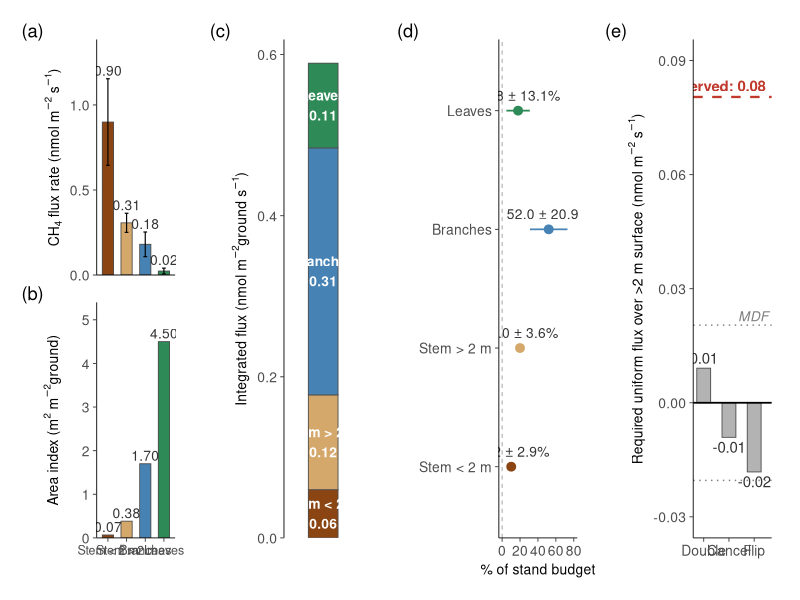
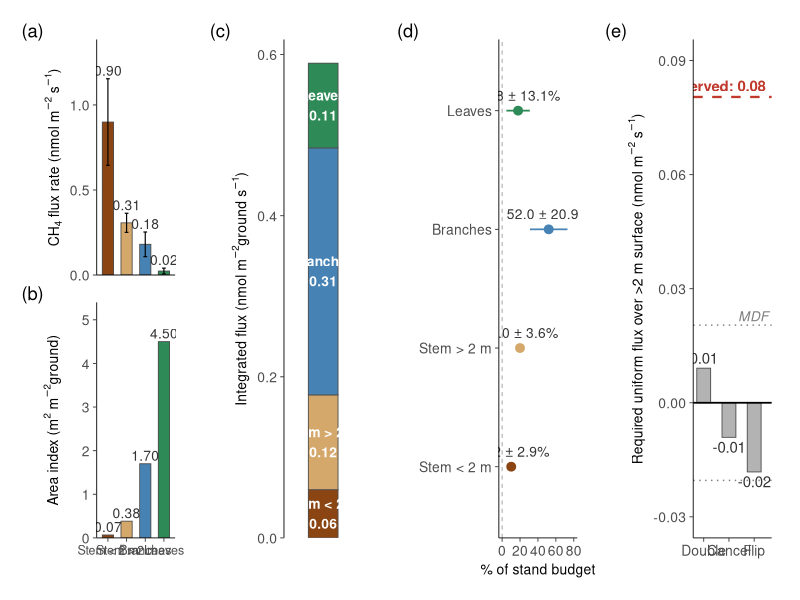

Generate these figures, in order, with R:
#!/usr/bin/env Rscript
# =============================================================================
# figure_sensitivity_breakeven.R
#
# Sensitivity analysis: stand-level CH₄ budget with vertical truncation at 2 m.
#
# All areas are expressed per m² ground area using Whittaker & Woodwell (1967)
# surface area indices for a temperate deciduous forest:
#   stem bark   = 0.45 m² / m² ground
#   branch bark = 1.70 m² / m² ground
#   LAI         = 4.5  m² / m² ground
#
# The cone taper model (26 m tree, 40 cm DBH) is used ONLY to partition the
# 0.45 m² of stem bark into below-2m vs above-2m fractions. Branches and
# leaves are entirely above 2 m.
#
# Part 1 — STAND-LEVEL BUDGET
#   Multiply observed per-tissue CH₄ flux rates by literature surface area
#   indices to get integrated flux per m² ground for each compartment:
#     (a) stem < 2 m
#     (b) stem ≥ 2 m
#     (c) branches
#     (d) leaves
#
# Part 2 — BREAK-EVEN THRESHOLDS
#   What uniform average flux rate across ALL >2 m surfaces would be needed to:
#     DOUBLE  — double the <2 m integrated emission
#     CANCEL  — exactly offset the <2 m emission (net = 0)
#     FLIP    — make the stand a net sink equal in magnitude to <2 m source
#
# Output: figure_sensitivity_breakeven.pdf/.png + tables to console
# =============================================================================

library(ggplot2)
library(dplyr)
library(tidyr)
library(patchwork)

# ═══════════════════════════════════════════════════════════════════════════════
# 1. SURFACE AREA INDICES (per m² ground)
# ═══════════════════════════════════════════════════════════════════════════════

# Whittaker & Woodwell (1967) stand-level indices
stem_bark_index   <- 0.45   # m² stem bark  / m² ground
branch_bark_index <- 1.70   # m² branch bark / m² ground
leaf_area_index   <- 4.5    # m² leaf / m² ground

# ── Cone taper model (only used to split stem into <2m / ≥2m) ───────────────
# Representative canopy tree: 26 m tall, 40 cm DBH
tree_height      <- 26      # m
dbh              <- 0.40    # m
dbh_height       <- 1.37    # m
base_radius      <- dbh / 2
height_above_dbh <- tree_height - dbh_height

radius_at <- function(h) {
  pmax(0, base_radius * (tree_height - h) / height_above_dbh)
}

cone_lateral_area <- function(h1, h2) {
  r1 <- radius_at(h1)
  r2 <- radius_at(h2)
  slant <- sqrt((h2 - h1)^2 + (r1 - r2)^2)
  pi * (r1 + r2) * slant
}

# Fraction of stem bark below 2 m (from cone geometry)
total_cone_area <- cone_lateral_area(0, tree_height)
cone_below_2m   <- cone_lateral_area(0, 2)
frac_stem_lt2   <- cone_below_2m / total_cone_area  # ~0.148

# ── Stand-level areas (m² surface per m² ground) ────────────────────────────
A_stem_lt2  <- stem_bark_index * frac_stem_lt2           # stem below 2 m
A_stem_ge2  <- stem_bark_index * (1 - frac_stem_lt2)     # stem above 2 m
A_branch    <- branch_bark_index                          # all branches (>2 m)
A_leaf      <- leaf_area_index                            # all leaves (>2 m)
A_gt2_total <- A_stem_ge2 + A_branch + A_leaf             # total >2 m surface
A_total     <- A_stem_lt2 + A_gt2_total                   # total tree surface

cat("═══════════════════════════════════════════════════════════════════\n")
cat("Stand-level surface areas (m² surface per m² ground)\n")
cat("  Whittaker & Woodwell (1967); cone split at 2 m\n")
cat("═══════════════════════════════════════════════════════════════════\n")
cat(sprintf("  Stem < 2 m:     %.4f  (%4.1f%% of total)\n",
            A_stem_lt2, 100 * A_stem_lt2 / A_total))
cat(sprintf("  Stem ≥ 2 m:     %.4f  (%4.1f%%)\n",
            A_stem_ge2, 100 * A_stem_ge2 / A_total))
cat(sprintf("  Branch bark:    %.4f  (%4.1f%%)\n",
            A_branch, 100 * A_branch / A_total))
cat(sprintf("  Leaf area:      %.4f  (%4.1f%%)\n",
            A_leaf, 100 * A_leaf / A_total))
cat(sprintf("  Total:          %.4f\n", A_total))
cat(sprintf("  Total > 2 m:    %.4f  (%4.1f%%)\n\n",
            A_gt2_total, 100 * A_gt2_total / A_total))

# ═══════════════════════════════════════════════════════════════════════════════
# 2. EMPIRICAL FLUX DATA (Harvard Forest)
# ═══════════════════════════════════════════════════════════════════════════════

dat <- read.csv(file.path("data processing", "goFlux_reprocessing",
                           "results", "canopy_flux_goFlux_compiled_with_mdf.csv"),
                stringsAsFactors = FALSE)

dat <- dat %>%
  filter(!(Species == "bg" & Tree_Tag == 3)) %>%
  mutate(Component = ifelse(Type == "leaf (shaded)", "leaf", Type)) %>%
  filter(!is.na(CH4_best.flux), !is.na(Height_m))

# Per-tissue flux summaries
stem_lt2_dat  <- dat %>% filter(Component == "stem", Height_m < 2)
stem_ge2_dat  <- dat %>% filter(Component == "stem", Height_m >= 2)
branch_dat    <- dat %>% filter(Component == "branch")
leaf_dat      <- dat %>% filter(Component == "leaf")

F_stem_lt2   <- mean(stem_lt2_dat$CH4_best.flux, na.rm = TRUE)
F_stem_ge2   <- mean(stem_ge2_dat$CH4_best.flux, na.rm = TRUE)
F_branch     <- mean(branch_dat$CH4_best.flux, na.rm = TRUE)
F_leaf       <- mean(leaf_dat$CH4_best.flux, na.rm = TRUE)

# SE of the mean = SD / sqrt(n) for population-level uncertainty
SE_stem_lt2  <- sd(stem_lt2_dat$CH4_best.flux, na.rm = TRUE) / sqrt(nrow(stem_lt2_dat))
SE_stem_ge2  <- sd(stem_ge2_dat$CH4_best.flux, na.rm = TRUE) / sqrt(nrow(stem_ge2_dat))
SE_branch    <- sd(branch_dat$CH4_best.flux, na.rm = TRUE)    / sqrt(nrow(branch_dat))
SE_leaf      <- sd(leaf_dat$CH4_best.flux, na.rm = TRUE)      / sqrt(nrow(leaf_dat))

# MDF detection fractions (Wassmann 90%)
mdf_frac <- function(d) {
  if ("CH4_below_MDF_wass90" %in% names(d)) {
    sum(d$CH4_below_MDF_wass90, na.rm = TRUE) / nrow(d)
  } else NA
}

cat("═══════════════════════════════════════════════════════════════════\n")
cat("Empirical per-tissue CH₄ flux rates (nmol m⁻² s⁻¹)\n")
cat("═══════════════════════════════════════════════════════════════════\n")
cat(sprintf("  Stem <2 m:   mean = %.4f ± %.4f SE  median = %.4f  (n = %d, %.0f%% below MDF)\n",
            F_stem_lt2, SE_stem_lt2,
            median(stem_lt2_dat$CH4_best.flux, na.rm = TRUE),
            nrow(stem_lt2_dat), 100 * mdf_frac(stem_lt2_dat)))
cat(sprintf("  Stem ≥2 m:   mean = %.4f ± %.4f SE  median = %.4f  (n = %d, %.0f%% below MDF)\n",
            F_stem_ge2, SE_stem_ge2,
            median(stem_ge2_dat$CH4_best.flux, na.rm = TRUE),
            nrow(stem_ge2_dat), 100 * mdf_frac(stem_ge2_dat)))
cat(sprintf("  Branch:      mean = %.4f ± %.4f SE  median = %.4f  (n = %d, %.0f%% below MDF)\n",
            F_branch, SE_branch,
            median(branch_dat$CH4_best.flux, na.rm = TRUE),
            nrow(branch_dat), 100 * mdf_frac(branch_dat)))
cat(sprintf("  Leaf:        mean = %.4f ± %.4f SE  median = %.4f  (n = %d, %.0f%% below MDF)\n\n",
            F_leaf, SE_leaf,
            median(leaf_dat$CH4_best.flux, na.rm = TRUE),
            nrow(leaf_dat), 100 * mdf_frac(leaf_dat)))

# ═══════════════════════════════════════════════════════════════════════════════
# 3. STAND-LEVEL CH₄ BUDGET
#    Flux rate × area index = integrated flux per m² ground
# ═══════════════════════════════════════════════════════════════════════════════

budget <- tibble(
  compartment = c("Stem < 2 m", "Stem > 2 m", "Branches", "Leaves"),
  flux_rate   = c(F_stem_lt2, F_stem_ge2, F_branch, F_leaf),
  flux_SE     = c(SE_stem_lt2, SE_stem_ge2, SE_branch, SE_leaf),
  area_index  = c(A_stem_lt2, A_stem_ge2, A_branch, A_leaf)
) %>%
  mutate(
    integrated    = flux_rate * area_index,              # nmol m⁻² ground s⁻¹
    integrated_SE = flux_SE * area_index,                # propagated SE
    pct           = 100 * integrated / sum(integrated)   # % of stand total
  )

# Total uncertainty via quadrature (independent components)
total_integrated_SE <- sqrt(sum(budget$integrated_SE^2))

# >2 m aggregate
gt2_integrated <- sum(budget$integrated[budget$compartment != "Stem < 2 m"])
total_integrated <- sum(budget$integrated)
gt2_pct <- 100 * gt2_integrated / total_integrated

cat("═══════════════════════════════════════════════════════════════════\n")
cat("Stand-level CH₄ budget (flux rate × area index)\n")
cat("  Units: nmol CH₄ per m² ground per second\n")
cat("═══════════════════════════════════════════════════════════════════\n")
cat(sprintf("  %-15s  %12s  %8s  %12s  %16s  %10s  %8s\n",
            "Compartment", "Flux rate", "± SE", "Area index", "Integrated", "± SE", "% total"))
cat(strrep("─", 90), "\n")
for (i in seq_len(nrow(budget))) {
  b <- budget[i, ]
  cat(sprintf("  %-15s  %11.4f  %7.4f   %11.4f    %14.4f  %9.4f   %6.1f%%\n",
              b$compartment, b$flux_rate, b$flux_SE, b$area_index,
              b$integrated, b$integrated_SE, b$pct))
}
cat(strrep("─", 90), "\n")
cat(sprintf("  %-15s  %11s  %7s   %11.4f    %14.4f  %9.4f   %6.1f%%\n",
            "TOTAL", "", "", A_total, total_integrated, total_integrated_SE, 100))
cat(sprintf("  %-15s  %11s  %7s   %11.4f    %14.4f   %8s   %6.1f%%\n\n",
            "All > 2 m", "", "", A_gt2_total, gt2_integrated, "", gt2_pct))

# Area-weighted mean flux across all >2 m surfaces
F_gt2_observed <- gt2_integrated / A_gt2_total
cat(sprintf("  Observed area-weighted mean flux >2 m: %.4f nmol m⁻² s⁻¹\n\n",
            F_gt2_observed))

# ═══════════════════════════════════════════════════════════════════════════════
# 4. BREAK-EVEN CALCULATION
#    What uniform flux across all >2 m surface (per m² of that surface)
#    would double / cancel / flip the <2 m emission?
# ═══════════════════════════════════════════════════════════════════════════════

baseline <- budget$integrated[budget$compartment == "Stem < 2 m"]  # nmol/m²ground/s

scenarios <- tibble(
  scenario    = c("Double", "Cancel", "Flip"),
  description = c("Net = 2× basal emission",
                   "Net = 0 (break-even)",
                   "Net = −1× basal (equal sink)"),
  multiplier  = c(2, 0, -1)
) %>%
  mutate(
    net_target     = multiplier * baseline,
    F_gt2_required = (net_target - baseline) / A_gt2_total
  )

cat("═══════════════════════════════════════════════════════════════════\n")
cat("Break-even analysis\n")
cat(sprintf("  Baseline (stem <2 m): %.4f nmol m⁻²ground s⁻¹\n", baseline))
cat(sprintf("  Total >2 m area index: %.4f m²surface / m²ground\n", A_gt2_total))
cat("═══════════════════════════════════════════════════════════════════\n")
cat(sprintf("  %-10s  %-35s  %18s\n",
            "Scenario", "Description", "Required F_gt2"))
cat(strrep("─", 70), "\n")
for (i in seq_len(nrow(scenarios))) {
  s <- scenarios[i, ]
  cat(sprintf("  %-10s  %-35s  %15.4f nmol m⁻² s⁻¹\n",
              s$scenario, s$description, s$F_gt2_required))
}
cat(sprintf("\n  Observed area-weighted >2 m flux:   %.4f nmol m⁻² s⁻¹\n",
            F_gt2_observed))
cat(sprintf("  Ratio observed / cancel threshold:  %.1f×\n\n",
            abs(F_gt2_observed / scenarios$F_gt2_required[scenarios$scenario == "Cancel"])))

# ═══════════════════════════════════════════════════════════════════════════════
# 5. FIGURES
# ═══════════════════════════════════════════════════════════════════════════════

# Compartment colors — consistent across panels
compartment_colors <- c(
  "Stem < 2 m"  = "#8B4513",   # saddle brown
  "Stem > 2 m"  = "#D4A76A",   # light tan
  "Branches"    = "#4682B4",   # steel blue
  "Leaves"      = "#2E8B57"    # sea green
)

# Scenario colors — distinct from compartment colors
scenario_colors <- c(
  "Double" = "#E8A87C",    # peach / apricot
  "Cancel" = "#A8A8A8",    # neutral grey
  "Flip"   = "#7B6BA1"     # muted purple
)

# ── Panel A: Per-tissue flux rates (top) and area indices (bottom) ────────────

# Use plain ASCII labels to avoid encoding issues with ≥
comp_labels <- c("Stem < 2 m", "Stem > 2 m", "Branches", "Leaves")

rate_data <- tibble(
  compartment = factor(comp_labels, levels = comp_labels),
  flux_rate   = c(F_stem_lt2, F_stem_ge2, F_branch, F_leaf),
  flux_SE     = c(SE_stem_lt2, SE_stem_ge2, SE_branch, SE_leaf),
  area_index  = c(A_stem_lt2, A_stem_ge2, A_branch, A_leaf),
  area_pct    = c(100 * A_stem_lt2 / A_total,
                  100 * A_stem_ge2 / A_total,
                  100 * A_branch / A_total,
                  100 * A_leaf / A_total)
)

# Top row: flux rates
p_rates <- ggplot(rate_data, aes(x = compartment, y = flux_rate,
                                  fill = compartment)) +
  geom_col(width = 0.6, color = "grey30", linewidth = 0.3) +
  geom_errorbar(aes(ymin = flux_rate - flux_SE, ymax = flux_rate + flux_SE),
                width = 0.2, linewidth = 0.4) +
  geom_text(aes(y = flux_rate + flux_SE, label = sprintf("%.2f", flux_rate)),
            vjust = -0.3, size = 3.5, color = "grey20") +
  scale_fill_manual(values = setNames(unname(compartment_colors), comp_labels),
                    guide = "none") +
  scale_y_continuous(expand = expansion(mult = c(0, 0.2))) +
  labs(
    x = NULL,
    y = expression("CH"[4]~"flux rate (nmol m"^{-2}~"s"^{-1}*")")
  ) +
  theme_classic(base_size = 11) +
  theme(
    axis.line  = element_line(linewidth = 0.3),
    axis.ticks = element_line(linewidth = 0.3),
    axis.text  = element_text(size = 10),
    axis.text.x = element_blank(),
    axis.ticks.x = element_blank(),
    axis.title = element_text(size = 10),
    plot.margin = margin(10, 10, 2, 10)
  )

# Bottom row: area indices
p_area <- ggplot(rate_data, aes(x = compartment, y = area_index,
                                 fill = compartment)) +
  geom_col(width = 0.6, color = "grey30", linewidth = 0.3) +
  geom_text(aes(label = sprintf("%.2f", area_index)),
            vjust = -0.3, size = 3.5, color = "grey20") +
  scale_fill_manual(values = setNames(unname(compartment_colors), comp_labels),
                    guide = "none") +
  scale_y_continuous(expand = expansion(mult = c(0, 0.2))) +
  labs(
    x = NULL,
    y = expression("Area index (m"^{2}~"m"^{-2}*"ground)")
  ) +
  theme_classic(base_size = 11) +
  theme(
    axis.line  = element_line(linewidth = 0.3),
    axis.ticks = element_line(linewidth = 0.3),
    axis.text  = element_text(size = 10),
    axis.text.x = element_text(size = 9),
    axis.title = element_text(size = 10),
    plot.margin = margin(2, 10, 10, 10)
  )

# Stack into panel A
p_panel_a <- p_rates / p_area + plot_layout(heights = c(1, 1))

# ── Panel B: Integrated budget (stacked bar) ─────────────────────────────────

budget_plot <- budget
budget_plot$compartment <- factor(budget_plot$compartment,
  levels = c("Leaves", "Branches", "Stem > 2 m", "Stem < 2 m"))

p_budget <- ggplot(budget_plot, aes(x = 1, y = integrated, fill = compartment)) +
  geom_col(width = 0.5, color = "grey30", linewidth = 0.3) +
  geom_text(aes(label = sprintf("%s\n%.2f", compartment, integrated)),
            position = position_stack(vjust = 0.5),
            size = 3.5, color = "white", fontface = "bold") +
  scale_fill_manual(values = compartment_colors, guide = "none") +
  scale_y_continuous(expand = expansion(mult = c(0, 0.05))) +
  labs(
    x = NULL,
    y = expression("Integrated flux (nmol m"^{-2}*"ground s"^{-1}*")")
  ) +
  coord_cartesian(xlim = c(0.4, 1.6)) +
  theme_classic(base_size = 11) +
  theme(
    axis.line.x  = element_blank(),
    axis.ticks.x = element_blank(),
    axis.text.x  = element_blank(),
    axis.line.y  = element_line(linewidth = 0.3),
    axis.ticks.y = element_line(linewidth = 0.3),
    axis.text.y  = element_text(size = 10),
    axis.title   = element_text(size = 10),
    plot.margin  = margin(10, 10, 10, 15)
  )

# ── Panel C: Break-even thresholds vs observed ───────────────────────────────

scenarios$scenario <- factor(scenarios$scenario,
  levels = c("Double", "Cancel", "Flip"))

# Median MDF (Wassmann 90%) for reference line on breakeven panel
median_MDF <- median(dat$CH4_MDF_wass90, na.rm = TRUE)
cat(sprintf("  Median Wassmann 90%% MDF: %.4f nmol m⁻² s⁻¹\n\n", median_MDF))

# Use numeric x-axis to allow annotate("rect") for MDF band
scenarios$scenario_x <- as.numeric(scenarios$scenario)

p_breakeven <- ggplot(scenarios, aes(x = scenario_x, y = F_gt2_required)) +
  # MDF detection threshold — dotted lines
  geom_hline(yintercept = c(-median_MDF, median_MDF),
             linetype = "dotted", color = "grey50", linewidth = 0.5) +
  annotate("text", x = 3.55, y = median_MDF,
           label = "MDF", size = 3.5, color = "grey50",
           fontface = "italic", vjust = -0.4, hjust = 1) +
  geom_col(width = 0.55, fill = "grey70", color = "grey30", linewidth = 0.3) +
  geom_hline(yintercept = 0, linewidth = 0.6, color = "black") +
  # Observed empirical rate
  geom_hline(yintercept = F_gt2_observed, linewidth = 0.8,
             linetype = "dashed", color = "#C0392B") +
  annotate("text", x = 3.45, y = F_gt2_observed,
           label = sprintf("Observed: %.2f", F_gt2_observed),
           hjust = 1, vjust = -0.5, size = 3.8, color = "#C0392B",
           fontface = "bold") +
  geom_text(aes(label = sprintf("%.2f", F_gt2_required),
                vjust = ifelse(F_gt2_required >= 0, -0.4, 1.4)),
            size = 3.8, color = "grey20") +
  scale_x_continuous(breaks = 1:3, labels = levels(scenarios$scenario)) +
  scale_y_continuous(expand = expansion(mult = c(0.15, 0.15))) +
  labs(
    x = NULL,
    y = expression("Required uniform flux over >2 m surface (nmol m"^{-2}~"s"^{-1}*")")
  ) +
  theme_classic(base_size = 11) +
  theme(
    axis.line  = element_line(linewidth = 0.3),
    axis.ticks = element_line(linewidth = 0.3),
    axis.text  = element_text(size = 10),
    axis.title = element_text(size = 10),
    plot.margin = margin(10, 15, 10, 10)
  )

# ── Panel B2: Dot-and-whisker (% of stand budget) ────────────────────────────

# Convert integrated flux and SE to % of total budget
dot_data <- budget %>%
  select(compartment, integrated, integrated_SE) %>%
  mutate(
    pct_budget    = 100 * integrated / total_integrated,
    pct_budget_SE = 100 * integrated_SE / total_integrated
  ) %>%
  mutate(compartment = factor(compartment, levels = comp_labels))

p_dotwhisker <- ggplot(dot_data, aes(x = pct_budget, y = compartment,
                                      color = compartment)) +
  geom_vline(xintercept = 0, linetype = "dashed", color = "grey60",
             linewidth = 0.3) +
  geom_pointrange(aes(xmin = pct_budget - pct_budget_SE,
                      xmax = pct_budget + pct_budget_SE),
                  size = 0.5, linewidth = 0.6) +
  geom_text(aes(label = sprintf("%.1f \u00b1 %.1f%%", pct_budget, pct_budget_SE)),
            vjust = -1, hjust = 0.5, size = 3.5, color = "grey20",
            show.legend = FALSE) +
  scale_color_manual(
    values = setNames(unname(compartment_colors), comp_labels),
    guide = "none") +
  scale_x_continuous(expand = expansion(mult = c(0.05, 0.15))) +
  labs(
    x = "% of stand budget",
    y = NULL
  ) +
  theme_classic(base_size = 11) +
  theme(
    axis.line  = element_line(linewidth = 0.3),
    axis.ticks = element_line(linewidth = 0.3),
    axis.text  = element_text(size = 10),
    axis.title = element_text(size = 10),
    plot.margin = margin(10, 10, 10, 15)
  )

# ── Combine ──────────────────────────────────────────────────────────────────

combined <- (p_panel_a | p_budget | p_dotwhisker | p_breakeven) +
  plot_layout(widths = c(1, 1, 1, 1)) +
  plot_annotation(
    tag_levels = "a",
    tag_prefix = "(", tag_suffix = ")",
    theme = theme(plot.tag = element_text(size = 12, face = "bold"))
  )

# ═══════════════════════════════════════════════════════════════════════════════
# 6. SAVE
# ═══════════════════════════════════════════════════════════════════════════════

base_dir <- "/Users/jongewirtzman/My Drive/Research/whole_tree_flux"
out_dir  <- file.path(base_dir, "figures")
if (!dir.exists(out_dir)) dir.create(out_dir, recursive = TRUE)

ggsave(file.path(out_dir, "figure_sensitivity_breakeven.pdf"), combined,
       width = 14, height = 5.5, units = "in")
ggsave(file.path(out_dir, "figure_sensitivity_breakeven.png"), combined,
       width = 14, height = 5.5, units = "in", dpi = 300)

cat("Saved: figure_sensitivity_breakeven.pdf/.png\n")
